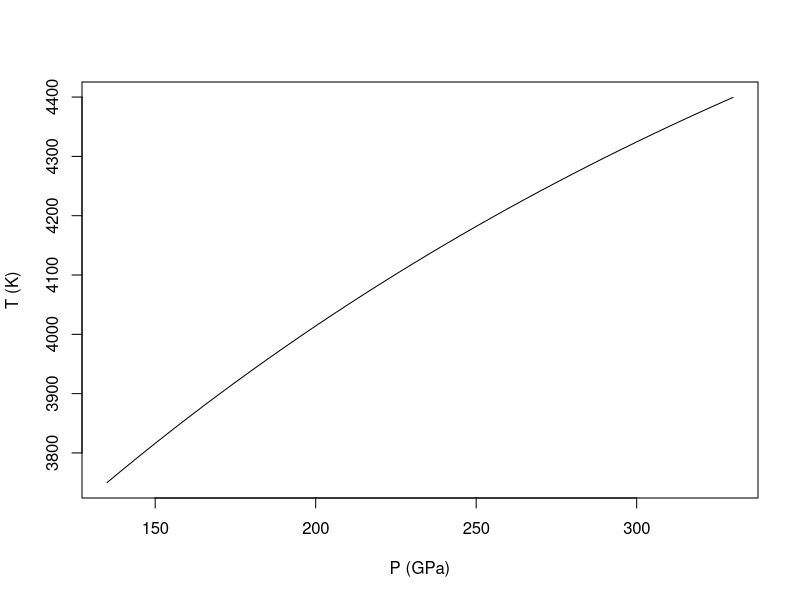
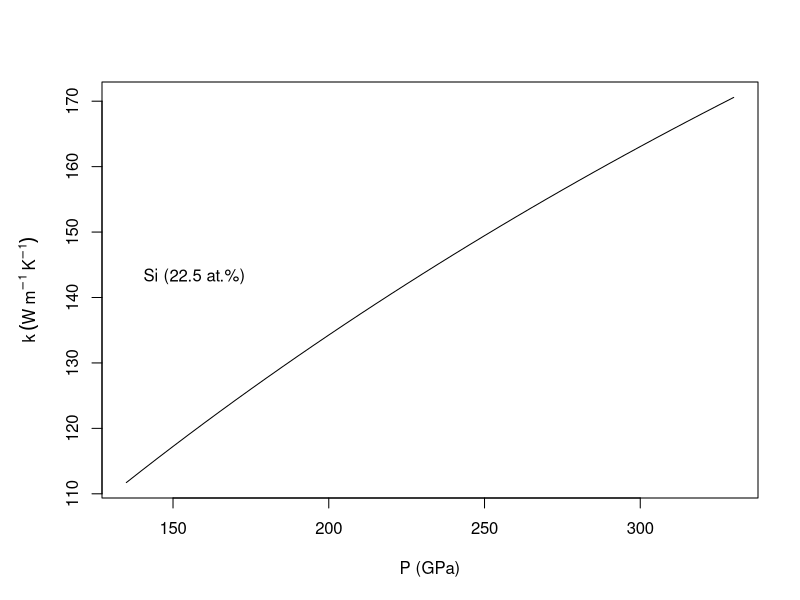

Recreate these plots in R, in order.
## Gomi et al. (2013) model for conductivity in the core.

el.si<- list( list(z=1,  x=22.5,name='Si') )      ## Si as light element
el.c <- list( list(z=1,  x=30,  name='C') )       ## C as light element
el.o <- list( list(z=0.5,x=23.2,name='O') )       ## O as light element
el.s <- list( list(z=0.5,x=19.4,name='S') )       ## S as light element

el <- el.si          ## Change this assignment for different light element

res <- function(f, T, zx=list(), theta0=417, gamma=1.52){
   ## f - V/V0
   ## T - absolute temperature
   ## zx - vector of impurities, each a list:
   ##   z= valence charge, x= concentration (atomic fraction)

   theta <- theta0*exp(-gamma*log(f))
   rho <- function(f, f1, f2, f3){f1*(f2 - f)^f3}

   tfac <- integrate(
      function(z){z^5/((exp(z)-1)*(1-exp(-z)))},
      0, theta/T
   )$value * (T/theta)^5

   id.fe <- rho(f, 5.26e-9, 1.24, -3.21)*tfac
   id.si <- rho(f, 3.77e-8, 1.48, -3.10)
   imp <- 0; for(el in zx){
      imp <- imp + el$z^2*el$x
   }
   id.fe + id.si*imp
}

k <- function(id,T,f, L=2.44e-8){
   ## id - ideal resistivity
   ## T - absolute temperature
   ## f - V/V0

   sat <- 1.68e-6 * f^(1/3)

   (L*T)*(1/id + 1/sat)
}

## EOS functions; generic, could be replaced by more specific ones.

eos <- function(p,t,meos){
   ## Murnaghan equation of state
   ## p - pressure in Pa
   ## t - absolute temperature
   ## meos - material properties list for EOS
   rho.p <- meos$rho0*(meos$k.p * p/meos$k + 1)^(1/meos$k.p)
   al.pt <- exp(-(meos$al*exp(-meos$al.p/meos$k*p))*(t - meos$t0))
   # cat('p,t,rho.p,al.pt',p,t,rho.p,al.pt,'\n')
   rho.p*al.pt
}

eos.al <- function(p,meos){
   meos$al*exp(-meos$al.p/meos$k*p)
}

eos.tad <- function(p,t0,p0,meos){
   ## Return adiabatic lapse from t0, p0 to p
   ## t0 - absolute T at P=p0
   ## p0 - P0 pressure (Pa)
   ## p - pressure (Pa)

   t0*exp(integrate(function(p){
      eos.al(p,meos)/eos(p,t0,meos)
   }, p0, p)$value / meos$Cp)
}

# Calculate alpha such that value at 135 GPa is 1e-5, 360 GPa is 0.5e-5
rho0.met <- 7010; k.met <- 130         # Literature values
al.p <- k.met*log(2)/(360-135); al <- 1e-5/exp(-al.p*135/k.met)
meos.met <- list(
   t0=1812, rho0=rho0.met, k=k.met*1e9, k.p=4, al=al, al.p=al.p,
   Cp=800, cond=140
)

fval <- function(P, T, meos=meos.met){
   ## Return f = V/V0 for material
   ## P - pressure in GPa (note)
   ## T - absolute temperature
   eos(0,300,meos)/eos(P*1e9,T,meos)
} 

## Test to calculate variation of k along an adiabat rooted at the CMB with
##   temperature T=3750 K and P=135 GPa to ICB P=330 GPa

p <- seq(135,330,5)

t <- sapply(p, function(p)eos.tad(p*1e9, 3750, 135e9, meos.met)) ## adiabat

print(meos.met)

plot(p, t, type='l', xlab='P (GPa)', ylab='T (K)')  ## Plot T along adiabat

kvals <- sapply(1:length(p),function(i){            ## Calculate k along adiabat
   f <- fval(p[i], t[i])
   rho <- res(f, t[i], el)
   k(rho, t[i], f)
})

dev.new(); spar <- par('mar'); par(mar=0.1+c(5,5,4,2)) ## Extra margin room

plot(p, kvals, type='l',                            ## Plot k along adiabat
   xlab='P (GPa)',
   ylab=expression(k~(W~m^{-1}~K^{-1}))
)
text(p[1]+0.1*diff(range(p)), mean(kvals),
   sprintf("   %s (%.1f at.%%)",el[[1]]$name,el[[1]]$x)
)

par(spar)
